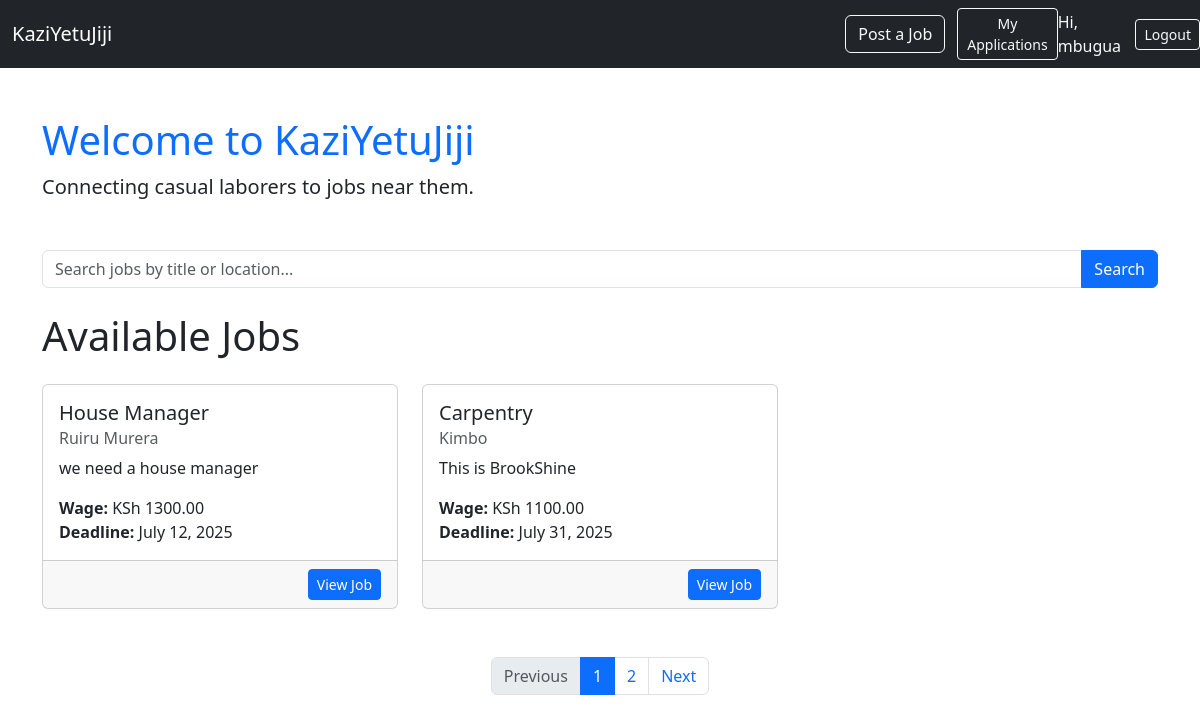
The app's page / (signed in) with its own data.
### core/models.py (models this page shows, shortened)
class Job(models.Model):
    employer = models.ForeignKey(User, on_delete=models.CASCADE)
    title = models.CharField(max_length=200)
    description = models.TextField()
    location = models.CharField(max_length=100)
    wage = models.DecimalField(max_digits=8, decimal_places=2)
    deadline = models.DateField()
    created_at = models.DateTimeField(auto_now_add=True)

### core/views.py (the view)
# urls.py: 2. Add a URL to urlpatterns:  path('', views.home, name='home')
def home(request):
    query = request.GET.get('q', '')
    job_list = Job.objects.all().order_by('-created_at')
    if query:
        job_list = job_list.filter(
            Q(title__icontains=query) | Q(location__icontains=query)
        )
    paginator = Paginator(job_list, 2)  # Show 6 jobs per page
    page_number = request.GET.get('page')
    jobs = paginator.get_page(page_number)
    return render(request, 'home.html', {'jobs': jobs, 'query': query})

### templates/home.html (shortened to what this page needs)
{% load static %}
<!DOCTYPE html>
<html lang="en">
<head>
    <link rel="stylesheet" href="{% static 'core/css/bootstrap.min.css' %}">
</head>
<body>
    <nav class="navbar navbar-dark bg-dark navbar-expand-lg">
        <div class="container">
            <a class="navbar-brand" href="#">KaziYetuJiji</a>
            <a href="{% url 'post_job' %}" class="btn btn-outline-light ms-auto">Post a Job</a>
        </div>
        <a href="{% url 'job_seeker_dashboard' %}" class="btn btn-outline-light btn-sm">My Applications</a>
        {% if user.is_authenticated %}
                <span class="text-light me-2">Hi, {{ user.username }}</span>
                <form method="post" action="{% url 'logout' %}">
                    <button type="submit" class="btn btn-outline-light btn-sm">Logout</button>
                </form>
        {% else %}
        <div class="ms-auto">
                <a href="{% url 'login' %}" class="btn btn-outline-light btn-sm me-2">Login</a>
                <a href="{% url 'signup' %}" class="btn btn-light btn-sm">Sign Up</a>
            {% endif %}
    </nav>
    <div class="container mt-5">
        <h1 class="text-primary">Welcome to KaziYetuJiji</h1>
        <p class="lead">Connecting casual laborers to jobs near them.</p>
    </div>
    <div class="container mt-5">
        <form method="get" class="mb-4">
            <div class="input-group">
                <input type="text" name="q" class="form-control" placeholder="Search jobs by title or location..." value="{{ query|default:'' }}">
                    <button class="btn btn-primary" type="submit">Search</button>
                </div>
       </form>
    <h1 class="mb-4">Available Jobs</h1>
   <div class="row">
    {% for job in jobs %}
        <div class="col-md-4 mb-4">
            <div class="card h-100">
                <div class="card-body">
                    <h5 class="card-title">{{ job.title }}</h5>
                    <h6 class="card-subtitle mb-2 text-muted">{{ job.location }}</h6>
                    <p class="card-text">{{ job.description|truncatechars:100 }}</p>
                    <p class="card-text">
                        <strong>Wage:</strong> KSh {{ job.wage }} <br>
                        <strong>Deadline:</strong> {{ job.deadline }}
                    </p>
                </div>
                <div class="card-footer text-end">
                    <a href="{% url 'job_detail' job.id %}" class="btn btn-sm btn-primary">View Job</a>
                </div>
            </div>
        </div>
    {% empty %}
        <p class="text-muted">No jobs found matching your search.</p>
    {% endfor %}
    {% if jobs.has_other_pages %}
        <nav aria-label="Page navigation">
        <ul class="pagination justify-content-center mt-4">
            {% if jobs.has_previous %}
            <li class="page-item">
                <a class="page-link" href="?q={{ query }}&page={{ jobs.previous_page_number }}">Previous</a>
            </li>
            {% else %}
            <li class="page-item disabled">
                <span class="page-link">Previous</span>
            </li>
            {% endif %}
            {% for num in jobs.paginator.page_range %}
            {% if jobs.number == num %}
                <li class="page-item active"><span class="page-link">{{ num }}</span></li>
            {% else %}
                <li class="page-item"><a class="page-link" href="?q={{ query }}&page={{ num }}">{{ num }}</a></li>
            {% endif %}
            {% endfor %}
            {% if jobs.has_next %}
            <li class="page-item">
                <a class="page-link" href="?q={{ query }}&page={{ jobs.next_page_number }}">Next</a>
            </li>
            {% else %}
            <li class="page-item disabled">
                <span class="page-link">Next</span>
            </li>
            {% endif %}
        </ul>
        </nav>
        {% endif %}
</div>
</div>
</body>
</html>

### records on screen
Job: title "House Manager", location "Ruiru Murera", description "we need a house manager", wage "1300.00", deadline "July 12, 2025"
Job: title "Carpentry", location "Kimbo", description "This is BrookShine", wage "1100.00", deadline "July 31, 2025"

### other values on screen
{{ user.username }} "mbugua"
{{ num }} "1"
{{ num }} "2"
